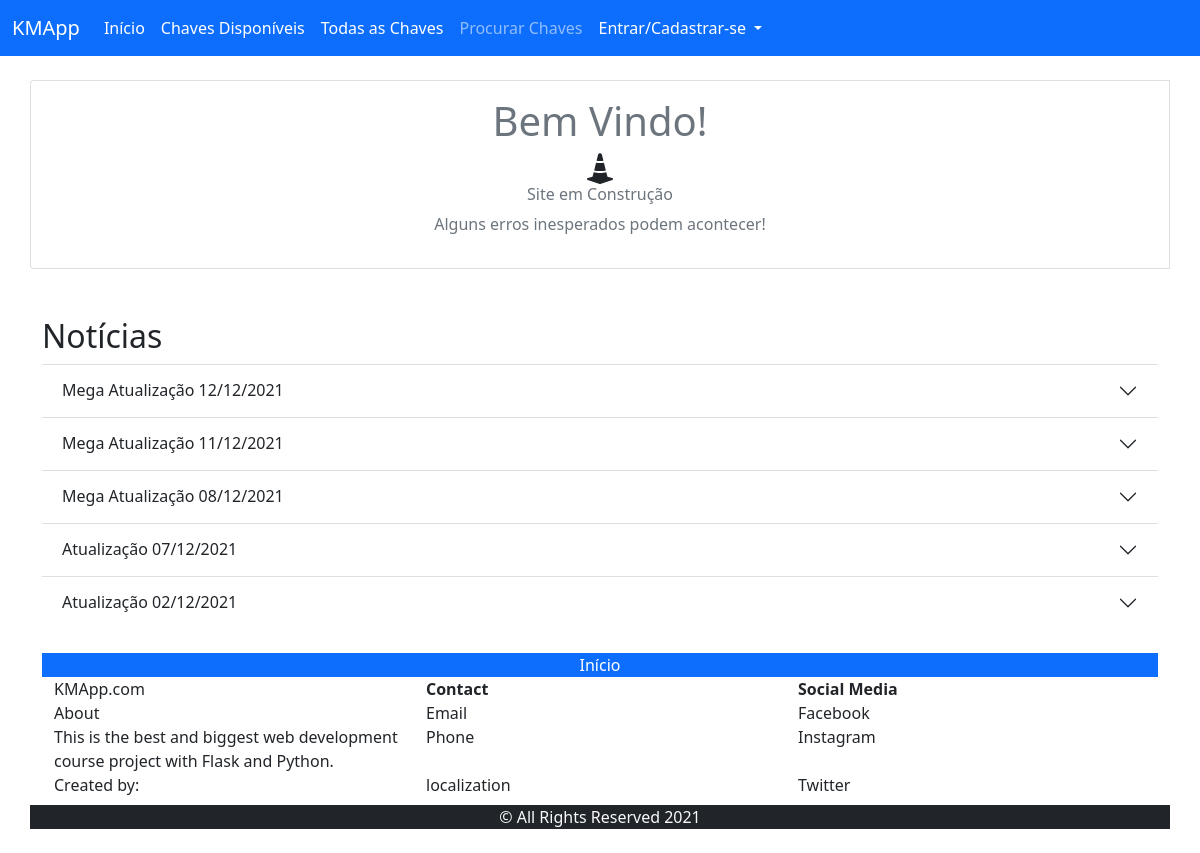
The page / on the database its author committed.
### key_manager/models/news.py (models this page shows, shortened)
class News(db.Model):
    __tablename__ = 'news'
    id = db.Column(db.Integer, primary_key=True)
    title= db.Column(db.String(150), nullable=True)
    content = db.Column(db.Text, nullable=True)
    date = db.Column(db.DateTime, default=datetime.utcnow)

### key_manager/routes/index.py (the view)
@app.route('/')
def index():
    news = News.query.order_by(News.date.desc()).all()
    return render_template('index.html', news=news, title="Gerenciador de Chaves UFCA KMAPP")

### key_manager/templates/index.html (shortened to what this page needs)
{% extends 'base.html' %}
{% block content %}
    <div class=" card-group row mt-4">
        <div class="card">
            <div class="card-body">
                <h1 class="text-muted text-center">Bem Vindo!</h1>
                <div class="row">
                </div>
                <h6 class="text-muted text-center col-auto">Site em Construção</h6>
                <p class="text-muted text-center ">Alguns erros inesperados podem acontecer!</p>
            </div>
        </div>
        <div class="accordion accordion-flush mt-5" id="accordionFlush">
            <h2>Notícias</h2>
            {% for noticia in news %}
            <div class="accordion-item">
                <h2 class="accordion-header" id="flush-heading{{noticia.id}}">
                    <button class="accordion-button collapsed" type="button" data-bs-toggle="collapse" data-bs-target="#flush-collapse{{noticia.id}}" aria-expanded="false" aria-controls="flush-collapse{{noticia.id}}">
                        {{noticia.title}}
                    </button>
                </h2>
            </div>
            {% endfor %}
        </div>
{% endblock %}

### rows shown on the page
News: title "Mega Atualização 12/12/2021"
News: title "Mega Atualização 11/12/2021"
News: title "Mega Atualização 08/12/2021"
News: title "Atualização 07/12/2021"
News: title "Atualização 02/12/2021"
